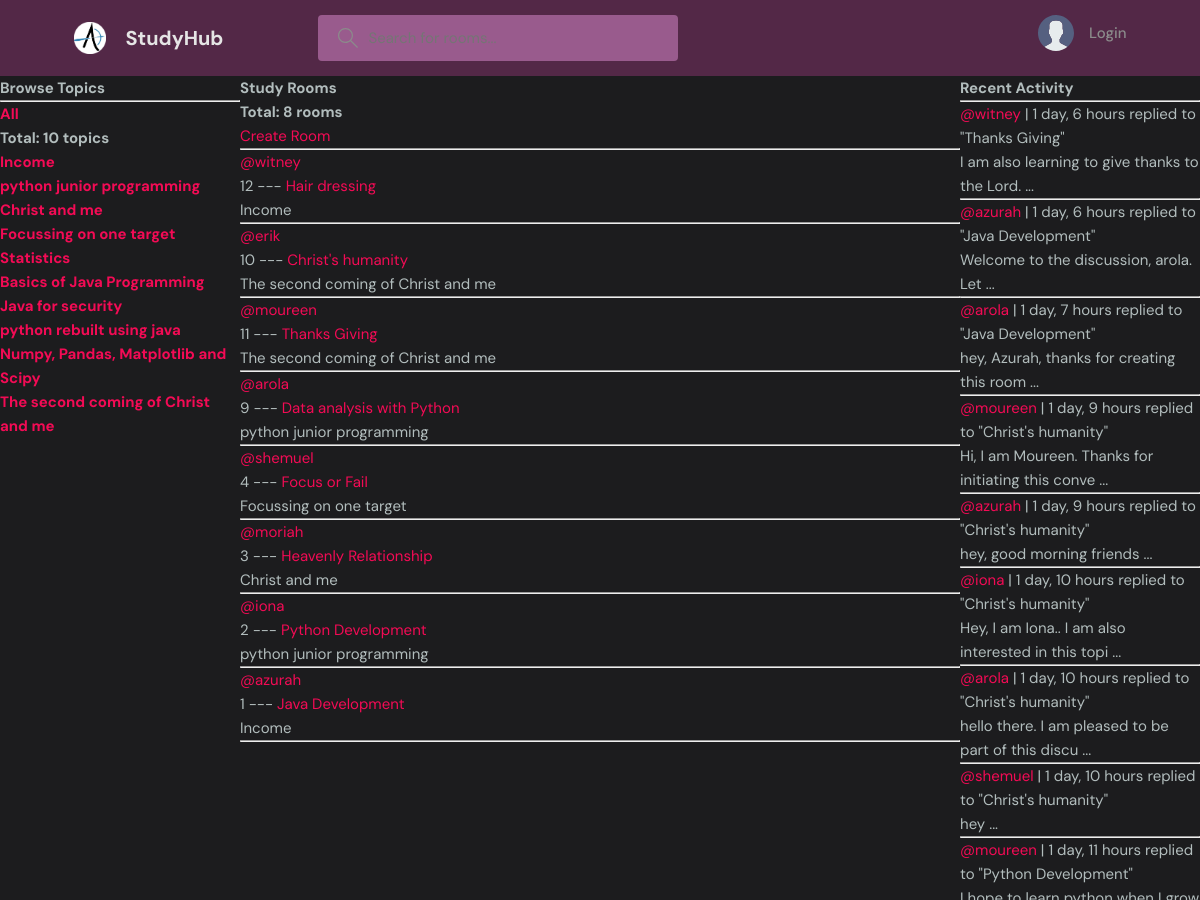
The app's page / (upper part), older data.
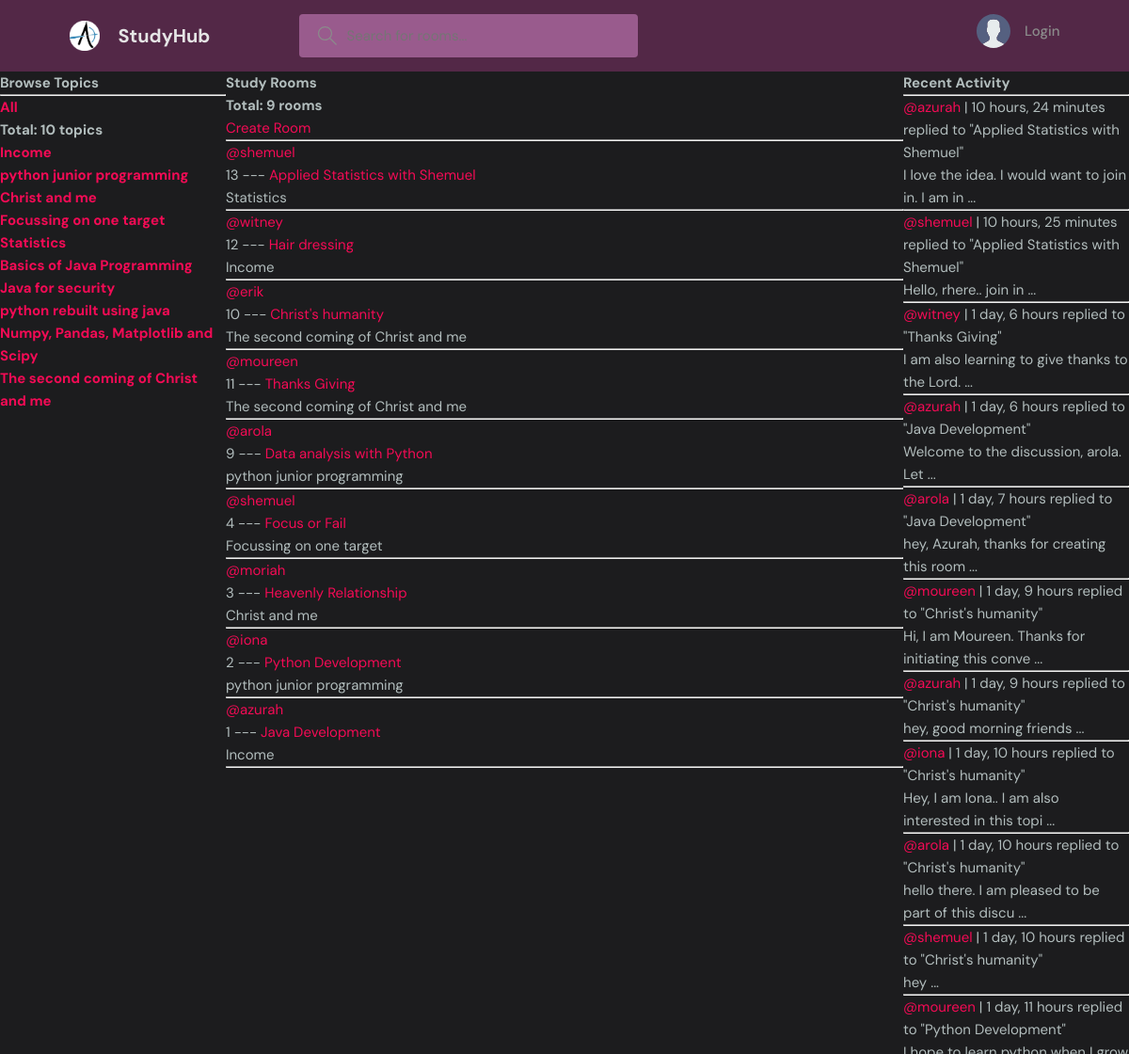
The same page, newer data.
### Rooms/models.py (models this page shows, shortened)
class Topic(models.Model):
    name=models.CharField(max_length=200)

class Room(models.Model):
    host = models.ForeignKey(User, on_delete= models.SET_NULL, null=True)
    topic = models.ForeignKey(Topic, on_delete= models.SET_NULL, null=True)
    description = models.TextField(null=True, blank=True) # description of the room
    name = models.CharField(max_length=200) # name of the room
    created = models.DateTimeField(auto_now_add=True) # created once
    updated= models.DateTimeField(auto_now=True) # changed
    participants = models.ManyToManyField(User, related_name='participants', blank=True)
    class Meta:
        ordering = ['-updated', '-created'] # ordered based on those fields
    def __str__(self):
        return str(self.name)

class Post(models.Model): # messages model
    author = models.ForeignKey(User, on_delete=models.CASCADE)
    room = models.ForeignKey(Room, on_delete=models.CASCADE)
    body = models.TextField()
    created_on= models.DateTimeField(auto_now_add=True) # date post created
    updated_on= models.DateTimeField(auto_now=True) # date last edited
    class Meta:
        ordering = ['-updated_on', '-created_on'] # ordered based on those fields
    def __str__(self):
        return str(self.body)[0:50]+' ...'

### Rooms/views.py (the view)
# urls.py: path('',views.home, name='home'),
def home(request):
    topics = Topic.objects.all() # query all topics from db
    q = request.GET.get('q') if request.GET.get('q')!=None else ''
    rooms = Room.objects.filter(
        Q(topic__name__icontains = q) |
        Q(name__icontains = q) | # room name
        Q(description__icontains = q) # room description
    )
    posts = Post.objects.all().filter(Q(room__topic__name__icontains=q)) # get all posts.. can filter here
    roomcount = rooms.count() # get total rooms
    topiccount = topics.count() # get total topics
    context = {
        'allrooms':rooms,
        'alltopics':topics,
        'roomcount':roomcount,
        'topiccount':topiccount,
        'posts':posts}
    return render(request, 'Rooms/home.html', context)

### Rooms/templates/Rooms/home.html (shortened to what this page needs)
{% extends 'parent_hub/base.html' %}
{% block content %}
<div class="home-container">
    <div class="topics-sidebar">
        {% include 'Rooms/topics_feed.html' %}
    </div>
    <div class="topics-view-main">
        <h3>Study Rooms</h3>
        <h5>Total: {{roomcount}} rooms</h5>
        <a href="{% url 'room-create' %}">Create Room</a>
        <hr>
        {% include 'Rooms/rooms_feed.html' %}
    </div>
    <div class="activity-feed-sidebar">
      {% include 'Rooms/activity_feed.html' %}
    </div>
</div>
{% endblock %}

### Rooms/templates/Rooms/topics_feed.html
<h3>Browse Topics</h3>
        <hr>
        <div>
            <h5><a href="{% url 'home' %}">All</a></h5>
            <h6>Total: {{topiccount}} topics</h6>
        </div>
        {% for topic in alltopics %}
        <div>
            <h5><a href="{% url 'home' %}?q={{topic.name}}">{{topic.name}}</a></h5>
        </div>
        {% endfor %}

### Rooms/templates/Rooms/rooms_feed.html (shortened to what this page needs)
<div>
    {% for room in allrooms %}
            <a href="{% url 'user-profile' room.host.id %}">@{{room.host.username}}</a>
            <p>{{room.id}} --- <a href="{% url 'room' room.id %}">{{room.name}}</a></p>
            <small>{{room.topic.name}}</small>
            <hr/>
        {% endfor %}
</div>

### Rooms/templates/Rooms/activity_feed.html (shortened to what this page needs)
<h3>Recent Activity</h3>
<hr>
<div>
    {% for post in posts %}
    <div>
        <small><a href="{% url 'user-profile' post.author.id%}">@{{post.author}}</a> | {{post.created_on|timesince}}</small>
        <small>replied to "{{post.room}}"</small>
        <p>{{post}}</p>
        <hr>
    </div>
    {% endfor %}
</div>

Row changes from the older to the newer data that the page shows:
added Room: host.username "shemuel", id "13", name "Applied Statistics with Shemuel", topic.name "Statistics"
added Post: author "azurah", created_on "10 hours, 24 minutes", room "Applied Statistics with Shemuel", body "I love the idea. I would want to join in. I am in ..."
added Post: author "shemuel", created_on "10 hours, 25 minutes", room "Applied Statistics with Shemuel", body "Hello, rhere.. join in ..."
Text that changed along with them:
{{ roomcount }}: "8" → "9"
